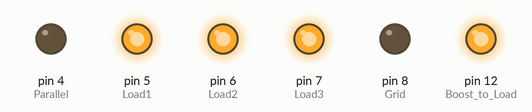
This sketch was run on a simulated Arduino Uno, built with avr-gcc and run on an emulated ATmega328P. Shown: output pins drawn as LEDs (lit = HIGH).

Above: at 0.1 s.
At 8.1 s:
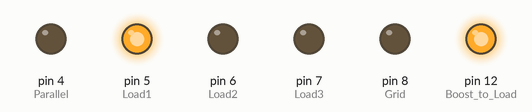
At 10.1 s:
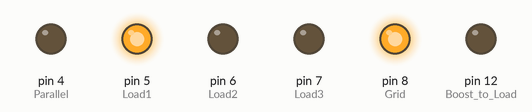
At 14.1 s:
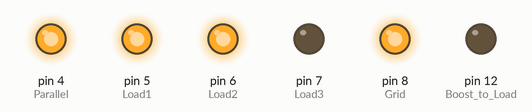
At 26.1 s:
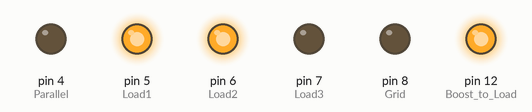
At 37.1 s:
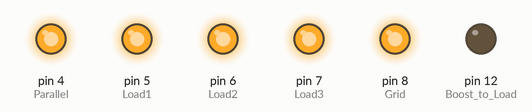
Timing chart, 0 to 38.6 s (numbered marks = the images above):
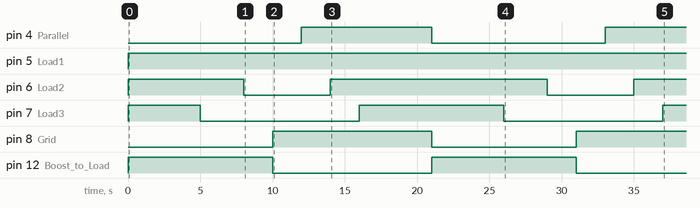

The sketch:

final_time_1.ino
```cpp
void setup() {

  pinMode(5, OUTPUT); //Load1 (Red- Most Critical)
  pinMode(6, OUTPUT); //Load2 (Yellow- Less Critical)
  pinMode(7, OUTPUT); //Load3 (White - Least Critical)
  pinMode(8, OUTPUT); //Grid+Buck
  pinMode(12, OUTPUT); //Boost to Load
  pinMode(4, OUTPUT); //Parallel

}

void loop() {

  //Discharge Cycle:

  digitalWrite(8, LOW); // Grid Disconnected

  digitalWrite(5, HIGH); //L1 ON
  digitalWrite(6, HIGH); //L2 ON
  digitalWrite(7, HIGH); //L3 ON

  digitalWrite(12, HIGH); //Boost ON
  digitalWrite(4, LOW); //Parallel OFF

  delay(5000); //assuming SOC is 30%
  digitalWrite(7, LOW); //L3 OFF

  delay(3000); //assuming SOC is 25%
  digitalWrite(6, LOW); //L2 OFF

  delay(2000);


  //Charge Cycle:

  digitalWrite(8, HIGH); //Grid ON
  digitalWrite(12, LOW); // Battery OFF
  delay(2000);
  digitalWrite(4, HIGH); // Parallel ON

  delay(2000);
  digitalWrite(6, HIGH); //L2 ON

  delay(2000);
  digitalWrite(7, HIGH); //L1 ON

  delay(5000); //assuming SOC is 80% again

}
```

Measured:
- by itself, pin 4 (Parallel): LOW → HIGH at 12.0 s, → LOW 9.0 s later, → HIGH 12.0 s later
- by itself, pin 5 (Load1): LOW → HIGH at 0.00 s
- by itself, pin 6 (Load2): goes HIGH 8.0 s, LOW 6.0 s, HIGH 15.0 s, LOW 6.0 s, then HIGH
- by itself, pin 7 (Load3): goes HIGH 5.0 s, LOW 11.0 s, HIGH 10.0 s, LOW 11.0 s, then HIGH
- by itself, pin 8 (Grid): LOW → HIGH at 10.0 s, → LOW 11.0 s later, → HIGH 10.0 s later
- by itself, pin 12 (Boost_to_Load): alternates HIGH for 10.0 s and LOW for 11.0 s
